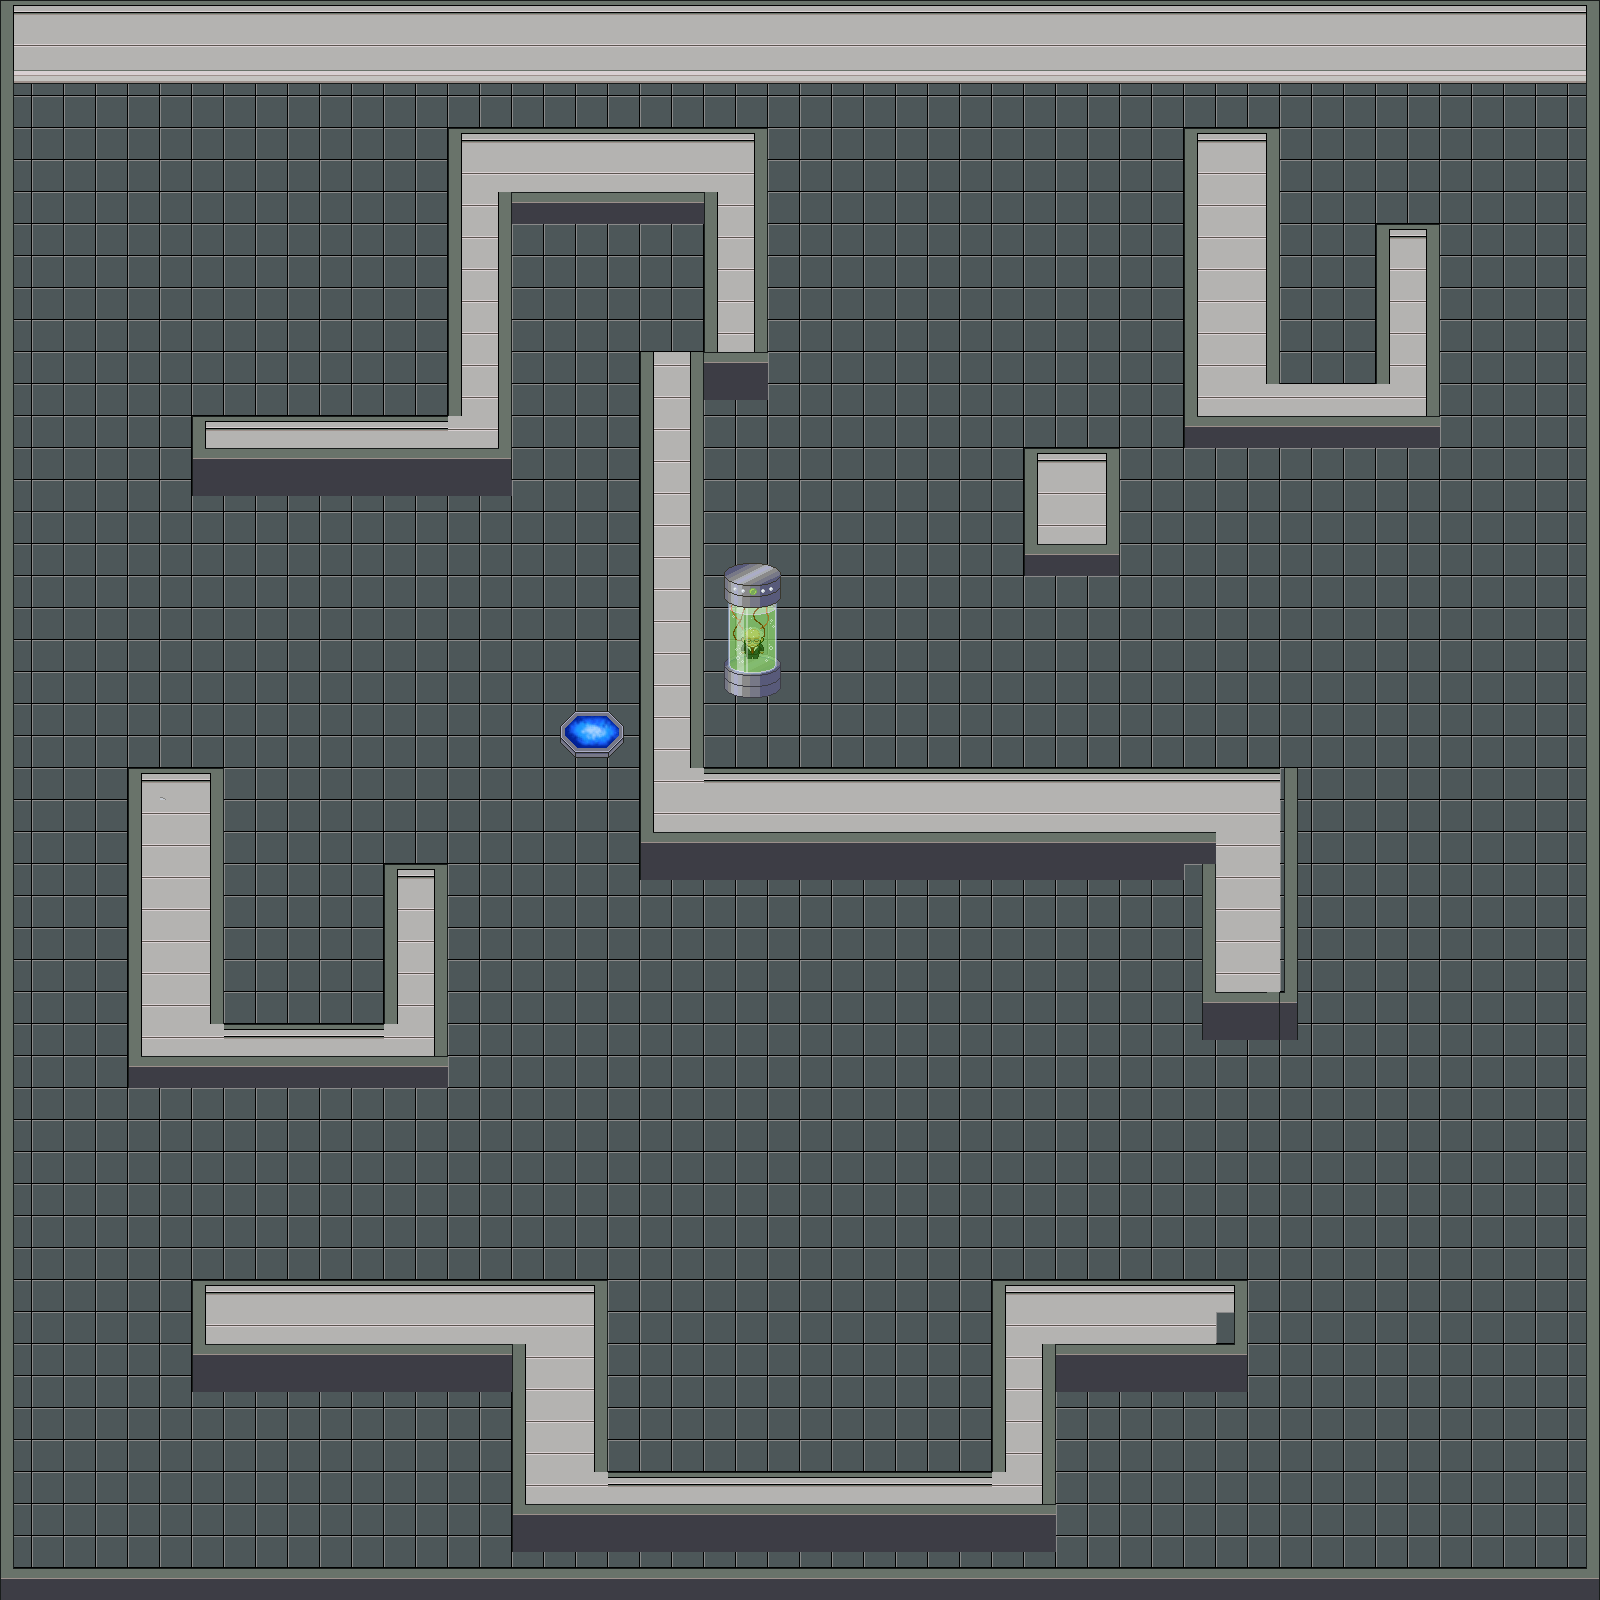

A 2D game scene composited from a Tiled map and its tileset images. What follows is a short description and the map's XML, with each tile layer's data collapsed to a summary:
An orthogonal 50x50 tile map with 32x32 px tiles, 3 tile layers (background, exittiles, walltiles) and 50 objects.

<map version="1.0" orientation="orthogonal" width="50" height="50" tilewidth="32" tileheight="32">
 <tileset firstgid="1" name="indoor_sheet_new" tilewidth="32" tileheight="32">
  <image source="indoor_sheet_new.png" width="2048" height="2048" />
 </tileset>
 <layer name="background" width="50" height="50">
  <data>[2500 cells, 2500 non-empty, 4 distinct tile ids]</data>
 </layer>
 <layer name="exittiles" width="50" height="50">
  <data>[2500 cells, 6 non-empty, 6 distinct tile ids]</data>
 </layer>
 <layer name="walltiles" width="50" height="50">
  <data>[2500 cells, 782 non-empty, 47 distinct tile ids]</data>
 </layer>
 <objectgroup name="walls" width="0" height="0">
  <object x="448" y="128" width="320" height="96" />
  <object x="448" y="192" width="64" height="300" />
  <object x="448" y="416" />
  <object x="192" y="416" width="258" height="76" />
  <object x="704" y="192" width="64" height="160" />
  <object x="1280" y="416" width="160" height="32" />
  <object x="1408" y="224" height="32" />
  <object x="960" y="768" width="334" height="114" />
  <object x="672" y="832" width="288" height="52" />
  <object x="640" y="832" width="30" height="50" />
  <object x="640" y="384" width="64" height="448" />
  <object x="640" y="352" width="128" height="44" />
  <object x="1024" y="448" width="96" height="128" />
  <object x="128" y="768" width="96" height="256" />
  <object x="128" y="1024" width="320" height="64" />
  <object x="384" y="1024" width="64" />
  <object x="384" y="864" width="64" height="160" />
  <object x="1202" y="868" width="94" height="174" />
  <object x="1184" y="128" width="96" height="320" />
  <object x="192" y="1280" width="320" height="96" />
  <object x="512" y="1280" width="94" height="274" />
  <object x="608" y="1472" width="448" height="82" />
  <object x="992" y="1344" width="64" height="128" />
  <object x="992" y="1280" width="256" height="64" />
  <object x="1120" y="1440" width="32" height="32" />
  <object x="1376" y="224" width="64" height="224" />
  <object x="1280" y="384" width="96" height="64" />
  <object x="704" y="768" width="256" height="64" />
  <object x="0" y="0" width="1600" height="82" />
  <object x="1584" y="88" width="50" height="1664" />
  <object x="2" y="1568" width="1604" height="64" />
  <object x="4" y="82" width="8" height="1494" />
  <object x="723" y="563" width="57" height="134" />
 </objectgroup>
 <objectgroup name="exitparts" width="0" height="0">
  <object x="1024" y="288" width="32" height="32" />
  <object x="1312" y="352" width="32" height="32" />
  <object x="864" y="992" width="32" height="32" />
  <object x="192" y="96" width="32" height="32" />
  <object x="192" y="1440" width="32" height="32" />
 </objectgroup>
 <objectgroup name="berniespawn" width="0" height="0">
  <object x="736" y="704" width="32" height="32" />
 </objectgroup>
 <objectgroup name="exit" width="0" height="0">
  <object x="560" y="711" width="64" height="46" />
 </objectgroup>
 <objectgroup name="turretspawn" width="0" height="0">
  <object x="1408" y="1024" width="32" height="32" />
  <object x="576" y="480" width="32" height="32" />
  <object x="288" y="928" width="32" height="32" />
  <object x="128" y="192" width="32" height="32" />
  <object x="1504" y="1504" width="32" height="32" />
 </objectgroup>
 <objectgroup name="trumpspawn" width="0" height="0">
  <object x="320" y="224" width="32" height="32" />
  <object x="928" y="608" width="32" height="32" />
  <object x="928" y="640" width="32" height="32" />
  <object x="960" y="608" width="32" height="32" />
  <object x="960" y="640" width="32" height="32" />
 </objectgroup>
</map>